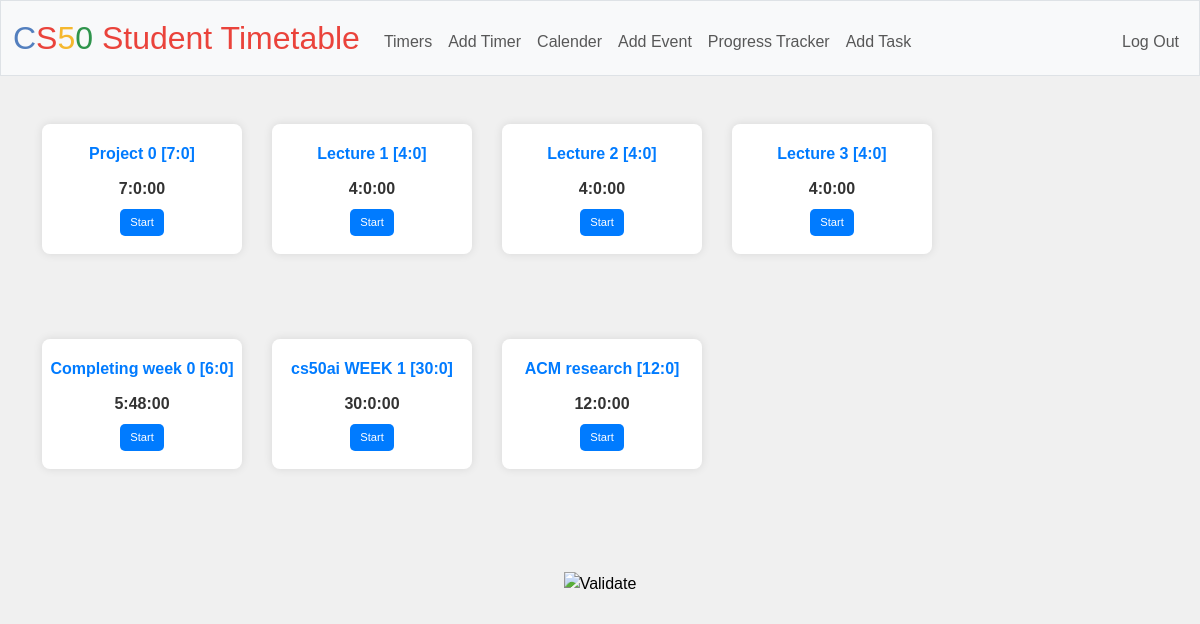
/clock (signed in), run on the app's committed database.
### tables this page shows
CREATE TABLE trackers (
id INTEGER PRIMARY KEY AUTOINCREMENT,
userid INTEGER NOT NULL,
title TEXT NOT NULL,
description TEXT,
start_time TEXT NOT NULL,
end_time TEXT NOT NULL,
rhours INTEGER, rminutes INTEGER,
progress INTEGER,
left INTEGER, hours, minutess, minutes,
FOREIGN KEY(userid) REFERENCES users(id)
);

### app.py (the view)
@app.route("/clock")
@login_required
def timer():
    if request.method == "GET":
        info = db.execute("SELECT * FROM timers WHERE userid = ? ", session.get("user_id"))
        info_t = db.execute("SELECT * FROM trackers WHERE userid = ? ", session.get("user_id"))
        return render_template("my_timer.html",info=info,info_t =info_t)
    return apology("TODO")

### app.py (called while the page is built)
@app.after_request
def after_request(response):
    response.headers["Cache-Control"] = "no-cache, no-store, must-revalidate"
    response.headers["Expires"] = 0
    response.headers["Pragma"] = "no-cache"
    return response

### helpers.py (called while the page is built)
def login_required(f):
    @wraps(f)
    def decorated_function(*args, **kwargs):
        if session.get("user_id") is None:
            return redirect("/login")
        return f(*args, **kwargs)
    return decorated_function

### templates/my_timer.html (shortened to what this page needs)
{% extends "layout.html" %}
{% block main %}
    <div class="timer-container">
        {% for t in info_t %}
        <div class="timer">
            <div class="timer1">
                <span id="title">{{t.title}}</span>  [<span id="rhours">{{t.rhours}}</span>:<span id="rminutes">{{t.rminutes}}</span>]
            </div>
            <div class="time-display">
                <span id="hours">{{t.hours}}</span>:<span id="minutes">{{t.minutes}}</span>:<span id="seconds">00</span>
            </div>
            <div class="buttons">
                <button id="start">Start</button>
            </div>
        </div>
        {% endfor %}
    </div>
{% endblock %}

### templates/layout.html (shortened to what this page needs)
<!DOCTYPE html>
<html lang="en">
    <head>
        <link href="https://cdn.jsdelivr.net/npm/bootstrap@5.3.3/dist/css/bootstrap.min.css" rel="stylesheet">
        <link href="/static/styles.css" rel="stylesheet">
    </head>
    <body>
        <nav class="bg-light border navbar navbar-expand-md navbar-light">
            <div class="container-fluid">
                <a class="navbar-brand" href="/"><span class="blue">C</span><span class="red">S</span><span class="yellow">5</span><span class="green">0</span> <span class="red">Student Timetable</span></a>
                <div class="collapse navbar-collapse" id="navbar">
                    {% if session["user_id"] %}
                        <ul class="navbar-nav me-auto mt-2">
                            <li class="nav-item"><a class="nav-link" href="/clock">Timers</a></li>
                            <li class="nav-item"><a class="nav-link" href="/add_timer">Add Timer</a></li>
                            <li class="nav-item"><a class="nav-link" href="/calendar">Calender</a></li>
                            <li class="nav-item"><a class="nav-link" href="/add_event">Add Event</a></li>
                            <li class="nav-item"><a class="nav-link" href="/progress_tracker">Progress Tracker</a></li>
                            <li class="nav-item"><a class="nav-link" href="/add_task">Add Task</a></li>
                        </ul>
                        <ul class="navbar-nav ms-auto mt-2">
                            <li class="nav-item"><a class="nav-link" href="/logout">Log Out</a></li>
                        </ul>
                    {% else %}
                        <ul class="navbar-nav ms-auto mt-2">
                            <li class="nav-item"><a class="nav-link" href="/register">Register</a></li>
                            <li class="nav-item"><a class="nav-link" href="/login">Log In</a></li>
                        </ul>
                    {% endif %}
                </div>
            </div>
        </nav>
        <main class="container py-5 text-center">
            {% block main %}{% endblock %}
        </main>
        <footer class="mb-5">
            <form action="https://validator.w3.org/check" class="text-center" enctype="multipart/form-data" method="post" target="_blank">
                <input alt="Validate" src="/static/I_heart_validator.png" type="image">
            </form>
        </footer>
    </body>
</html>

### static/styles.css (style rules this page uses)
nav .navbar-brand { font-size: xx-large; }
nav .navbar-brand .blue { color: #537fbe; }
nav .navbar-brand .red { color: #ea433b; }
nav .navbar-brand .yellow { color: #f5b82e; }
nav .navbar-brand .green { color: #2e944b; }
body { font-family: 'Arial', sans-serif; margin: 0; background-color: #f0f0f0; }
.timer-container { display: flex; flex-direction: row; justify-content: flex-start; flex-wrap: wrap; gap: 30px; align-items: left; height: 50vh; }
.timer-container .timer { align-items: top; text-align: center; font-size: 2rem; font-weight: bold; color: #333; background-color: #fff; border-radius: 8px; box-shadow: 0 0 10px rgba(0, 0, 0, 0.1); margin-bottom: 10px; width: 200px; height: 130px; }
.timer-container .timer .timer1 { margin: 0; padding: 5px; font-size: 1rem; color: #007BFF; }
.timer-container .timer .time-display { font-size: 1rem; font-weight: bold; color: #333; padding: 5px; }
.timer-container .timer .timer1 { display: inline-block; }
.timer-container .buttons { display: flex; gap: 10px; justify-content: center; padding: 3px; }
.timer-container .buttons button { font-size: .7rem; padding: 5px 10px; border: none; border-radius: 5px; cursor: pointer; background-color: #007BFF; color: #fff; transition: background-color 0.3s ease; }

### data on the page
trackers: title "Project 0", rhours "7", rminutes "0", hours "7", minutes "0"
trackers: title "Lecture 1", rhours "4", rminutes "0", hours "4", minutes "0"
trackers: title "Lecture 2", rhours "4", rminutes "0", hours "4", minutes "0"
trackers: title "Lecture 3", rhours "4", rminutes "0", hours "4", minutes "0"
trackers: title "Completing week 0", rhours "6", rminutes "0", hours "5", minutes "48"
trackers: title "cs50ai WEEK 1", rhours "30", rminutes "0", hours "30", minutes "0"
trackers: title "ACM research", rhours "12", rminutes "0", hours "12", minutes "0"
